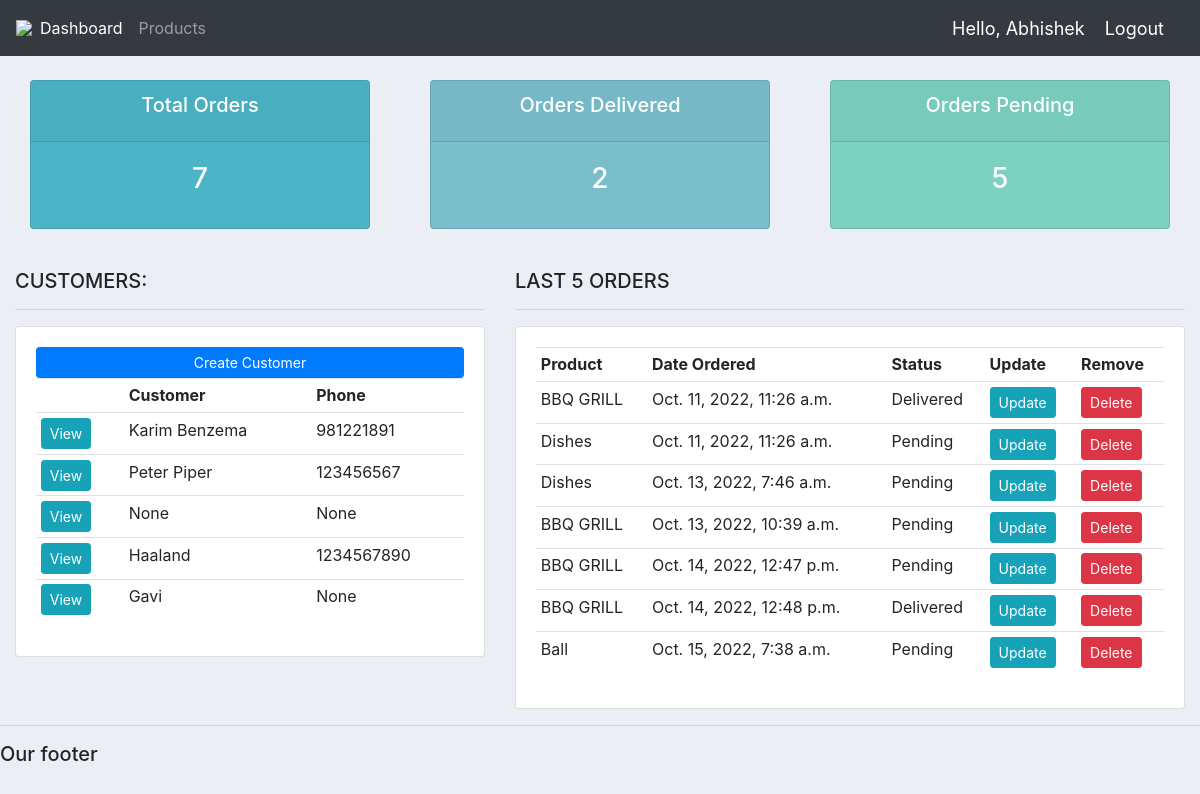
The app's page / (signed in) with its own data.
### accounts/models.py (models this page shows, shortened)
class Customer(models.Model):
    user = models.OneToOneField(User, null=True, blank=True, on_delete=models.CASCADE)
    name = models.CharField(max_length=200, null=True)
    phone = models.CharField(max_length=200, null=True)
    email = models.CharField(max_length=200, null=True)
    profile_pic = models.ImageField(default="profile1.png", null=True, blank=True)
    date_created = models.DateTimeField(auto_now_add=True)

class Order(models.Model):
    STATUS = (
                ('Pending', 'Pending'),
                ('Out for Delivery', 'Out for Delivery'),
                ('Delivered', 'Delivered'),
             )
    customer = models.ForeignKey(Customer, null=True, on_delete=models.SET_NULL)
    product = models.ForeignKey(Product, null=True, on_delete=models.SET_NULL)
    date_created = models.DateTimeField(auto_now_add=True)
    status = models.CharField(max_length=200, null=True, choices=STATUS)
    note = models.CharField(max_length=200, null=True)

class Product(models.Model):
    CATEGORY = (
        ('Indoor', 'Indoor'),
        ('Outdoor', 'Outdoor'),
    )
    name = models.CharField(max_length=200, null=True)
    price = models.FloatField(null=True)
    category = models.CharField(max_length=200, null=True, choices=CATEGORY)
    description = models.CharField(max_length=200, null=True, blank=True)
    date_created = models.DateTimeField(auto_now_add=True)
    tags = models.ManyToManyField(Tag)
    def __str__(self):
        return self.name

### accounts/decorators.py (the view)
    def wrapper_func(request, *args, **kwargs):
        group = None
        if request.user.groups.exists():
            group = request.user.groups.all()[0].name
        if group == 'customer':
            return redirect('user-page')
        if group == 'admin':
            return view_func(request, *args, **kwargs)

### accounts/views.py (called while the page is built)
@login_required(login_url='login')
@admin_only
def home(request):
    orders = Order.objects.all()
    customers = Customer.objects.all()
    total_customers = customers.count()
    total_orders = orders.count()
    delivered = orders.filter(status='Delivered').count()
    pending = orders.filter(status='Pending').count()
    context = {'list_orders': orders, 'list_customers': customers, 'total_orders': total_orders, 'delivered': delivered, 'pending': pending}
    return render(request, 'accounts/dashboard.html', context)

### accounts/templates/accounts/dashboard.html
{%  extends 'accounts/main.html' %}
{% block content %}
{%  include 'accounts/status.html' %}
<br>
<div class="row">
	<div class="col-md-5">
		<h5>CUSTOMERS:</h5>
		<hr>
		<div class="card card-body">
			<a class="btn btn-primary  btn-sm btn-block" href="">Create Customer</a>
			<table class="table table-sm">
				<tr>
					<th></th>
					<th>Customer</th>
					<th>Phone</th>
				</tr>
				{% for customer in list_customers%}
					<tr>
						<td><a class = "btn btn-sm btn-info" href="{% url 'customer' customer.id %}">View</a> </td>
						<td>{{customer.name}}</td>
						<td>{{customer.phone}}</td>
					</tr>
				{% endfor %}
			</table>
		</div>
	</div>
	<div class="col-md-7">
		<h5>LAST 5 ORDERS</h5>
		<hr>
		<div class="card card-body">
			<table class="table table-sm">
				<tr>
					<th>Product</th>
					<th>Date Ordered</th>
					<th>Status</th>
					<th>Update</th>
					<th>Remove</th>
				</tr>
				{% for order in list_orders%}
					<tr>
						<td>{{order.product}}</td>
						<td>{{order.date_created}}</td>
						<td>{{order.status}}</td>
						<td><a class = "btn btn-sm btn-info" href="{% url 'update_order' order.id %}">Update</a></td>
						<td><a class = "btn btn-sm btn-danger" href="{% url 'delete_order' order.id %}">Delete</a></td>
					</tr>
				{% endfor %}
			</table>
		</div>
	</div>
</div>
{% endblock %}

### accounts/templates/accounts/main.html (shortened to what this page needs)
{% load static %}
<!DOCTYPE html>
<html>
<head>
	<link rel="stylesheet" href="https://stackpath.bootstrapcdn.com/bootstrap/4.3.1/css/bootstrap.min.css">
	<link rel="stylesheet" type="text/css" href="{% static '/css/main.css' %}">
</head>
<body>
	{%  include 'accounts/navbar.html' %}
	<div class="container-fluid">
	{% block content %}
	{% endblock %}
    </div>
	<hr>
	<h5>Our footer</h5>
</body>
</html>

### accounts/templates/accounts/navbar.html (shortened to what this page needs)
{% load static %}
<nav class="navbar navbar-expand-lg navbar-dark bg-dark">
  <img src = "{% static 'images/logo.png' %}">
    <div class="collapse navbar-collapse" id="navbarNav">
      <ul class="navbar-nav">
        {% if request.user.is_staff %}
        <li class="nav-item active">
          <a class="nav-link" href="{% url 'home' %}">Dashboard</a>
        </li>
        <li class="nav-item">
          <a class="nav-link" href="{% url 'products' %}">Products</a>
        </li>
        {% else %}
        <li class="nav-item">
          <a class="nav-link" href="{% url 'account' %}">Settings</a>
        </li>
        {% endif %}
      </ul>
    </div>
  <span class="hello-msg">Hello, {{request.user}}</span>
  <span ><a class="hello-msg" href="{% url 'logout' %}">Logout</a> </span>
</nav>

### accounts/templates/accounts/status.html
<br>
<div class="row">
	<div class="col">
		<div class="col-md">
			<div class="card text-center text-white  mb-3" id="total-orders">
			  	<div class="card-header">
			  		<h5 class="card-title">Total Orders</h5>
			  	</div>
			  	<div class="card-body">
			    	<h3 class="card-title">{{total_orders}}</h3>
			  	</div>
			</div>
		</div>
	</div>
	<div class="col">
		<div class="col-md">
			<div class="card text-center text-white  mb-3" id="orders-delivered">
			  	<div class="card-header">
			  		<h5 class="card-title">Orders Delivered</h5>
			  	</div>
			  	<div class="card-body">
			    	<h3 class="card-title">{{delivered}}</h3>
			  	</div>
			</div>
		</div>
	</div>
	<div class="col">
		<div class="col-md">
			<div class="card text-center text-white  mb-3" id="orders-pending">
			  	<div class="card-header">
			  		<h5 class="card-title">Orders Pending</h5>
			  	</div>
			  	<div class="card-body">
			    	<h3 class="card-title">{{pending}}</h3>
			  	</div>
			</div>
		</div>
	</div>
</div>

### static/css/main.css (style rules this page uses)
body { background-color: #ebeff5; }
#total-orders { background-color: #4cb4c7; }
#orders-delivered { background-color: #7abecc; }
#orders-pending { background-color: #7CD1C0; }

### accounts/templates/accounts/navbar.html (style rules this page uses)
.hello-msg { font-size: 18px; color: #fff; margin-right: 20px; }

### records on screen
Customer: name "Karim Benzema", phone "981221891"
Customer: name "Peter Piper", phone "123456567"
Customer: name "None", phone "None"
Customer: name "Haaland", phone "1234567890"
Customer: name "Gavi", phone "None"
Order: product "BBQ GRILL", date_created "Oct. 11, 2022, 11:26 a.m.", status "Delivered"
Order: product "Dishes", date_created "Oct. 11, 2022, 11:26 a.m.", status "Pending"
Order: product "Dishes", date_created "Oct. 13, 2022, 7:46 a.m.", status "Pending"
Order: product "BBQ GRILL", date_created "Oct. 13, 2022, 10:39 a.m.", status "Pending"
Order: product "BBQ GRILL", date_created "Oct. 14, 2022, 12:47 p.m.", status "Pending"
Order: product "BBQ GRILL", date_created "Oct. 14, 2022, 12:48 p.m.", status "Delivered"
Order: product "Ball", date_created "Oct. 15, 2022, 7:38 a.m.", status "Pending"

### other values on screen
{{ request.user }} "Abhishek"
{{ total_orders }} "7"
{{ delivered }} "2"
{{ pending }} "5"
